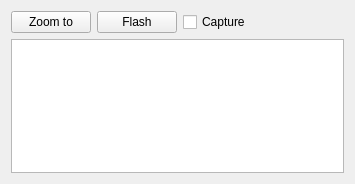
<?xml version="1.0" encoding="UTF-8"?>
<ui version="4.0">
 <class>CoordinateConversion</class>
 <widget class="QFrame" name="CoordinateConversion">
  <property name="geometry">
   <rect>
    <x>0</x>
    <y>0</y>
    <width>355</width>
    <height>184</height>
   </rect>
  </property>
  <property name="windowTitle">
   <string>Frame</string>
  </property>
  <layout class="QGridLayout" name="gridLayout">
   <item row="0" column="0">
    <widget class="QPushButton" name="zoomTo">
     <property name="text">
      <string>Zoom to</string>
     </property>
     <property name="icon">
      <iconset resource="../../../../images/esri_arcgisruntime_toolkit_common_images.qrc">
       <normaloff>:/esri.com/imports/Esri/ArcGISRuntime/Toolkit/images/layer-zoom-to.svg</normaloff>:/esri.com/imports/Esri/ArcGISRuntime/Toolkit/images/layer-zoom-to.svg</iconset>
     </property>
    </widget>
   </item>
   <item row="0" column="1">
    <widget class="QPushButton" name="flash">
     <property name="text">
      <string>Flash</string>
     </property>
     <property name="icon">
      <iconset resource="../../../../images/esri_arcgisruntime_toolkit_common_images.qrc">
       <normaloff>:/esri.com/imports/Esri/ArcGISRuntime/Toolkit/images/flash.svg</normaloff>:/esri.com/imports/Esri/ArcGISRuntime/Toolkit/images/flash.svg</iconset>
     </property>
    </widget>
   </item>
   <item row="0" column="2">
    <widget class="QCheckBox" name="captureMode">
     <property name="text">
      <string>Capture</string>
     </property>
     <property name="icon">
      <iconset resource="../../../../images/esri_arcgisruntime_toolkit_common_images.qrc">
       <normaloff>:/esri.com/imports/Esri/ArcGISRuntime/Toolkit/images/cursor-click.svg</normaloff>:/esri.com/imports/Esri/ArcGISRuntime/Toolkit/images/cursor-click.svg</iconset>
     </property>
    </widget>
   </item>
   <item row="0" column="3">
    <spacer name="horizontalSpacer">
     <property name="orientation">
      <enum>Qt::Horizontal</enum>
     </property>
     <property name="sizeHint" stdset="0">
      <size>
       <width>55</width>
       <height>20</height>
      </size>
     </property>
    </spacer>
   </item>
   <item row="1" column="0" colspan="4">
    <widget class="QTableView" name="resultsView">
     <property name="horizontalScrollBarPolicy">
      <enum>Qt::ScrollBarAlwaysOff</enum>
     </property>
     <property name="sizeAdjustPolicy">
      <enum>QAbstractScrollArea::AdjustToContents</enum>
     </property>
     <property name="alternatingRowColors">
      <bool>true</bool>
     </property>
     <attribute name="verticalHeaderVisible">
      <bool>false</bool>
     </attribute>
    </widget>
   </item>
  </layout>
 </widget>
 <resources>
  <include location="../../../../images/esri_arcgisruntime_toolkit_common_images.qrc"/>
 </resources>
 <connections/>
</ui>
